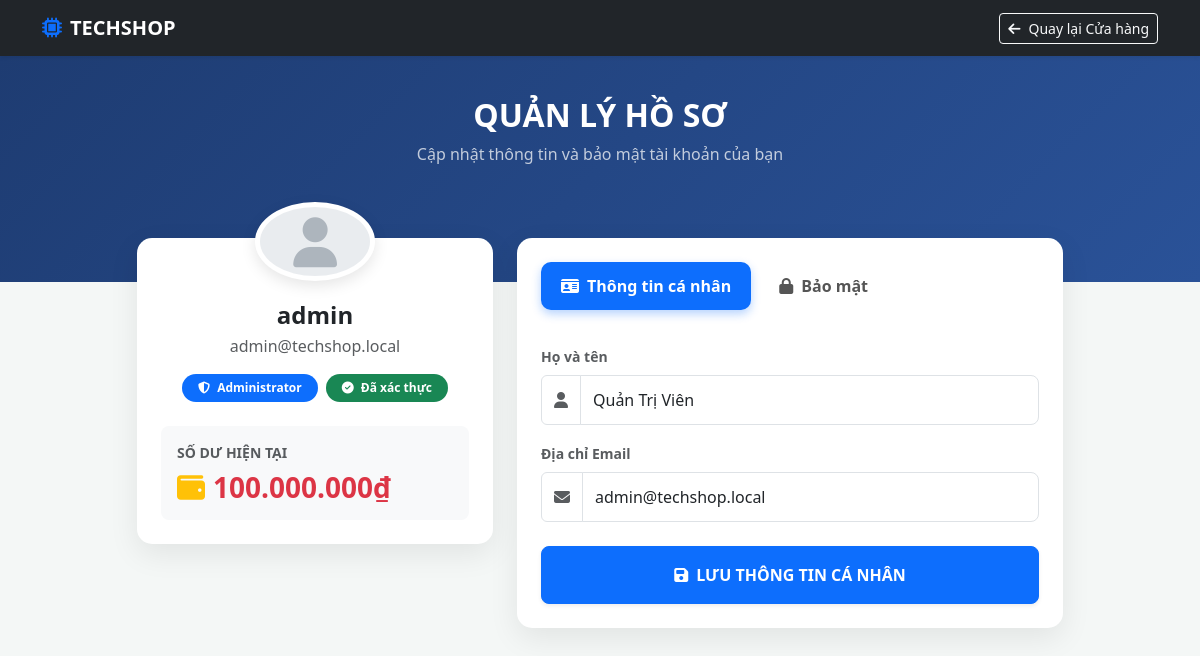
Screenshot of /profile (signed in) with the database file from the repository.
### tables this page shows
CREATE TABLE users (
        id INTEGER PRIMARY KEY AUTOINCREMENT, 
        username TEXT UNIQUE, password TEXT, role TEXT, 
        full_name TEXT, email TEXT, balance INTEGER DEFAULT 0, 
        is_locked INTEGER DEFAULT 0);

### app.py (the view, shortened to what this page needs)
@app.route('/profile', methods=['GET', 'POST'])
def profile():
    if not session.get('loggedin'): return redirect(url_for('login'))
    conn = get_db_connection()
    user = conn.execute("SELECT * FROM users WHERE id=?", (session['user_id'],)).fetchone()
    conn.close()
    return render_template('profile.html', user_info=user, username=session['username'])

### app.py (called while the page is built)
def get_db_connection():
    conn = sqlite3.connect('database.db')
    conn.row_factory = sqlite3.Row
    return conn

@app.before_request
def check_user_status():
    if request.endpoint in ['login', 'register', 'static', 'logout'] or not session.get('loggedin'):
        return
    conn = get_db_connection()
    user = conn.execute("SELECT is_locked FROM users WHERE id = ?", (session['user_id'],)).fetchone()
    conn.close()
    if not user or user['is_locked'] == 1:
        session.clear()
        return redirect(url_for('login', error='Tài khoản của bạn đã bị Admin khóa hoặc xóa!'))

### templates/profile.html (shortened to what this page needs)
<!DOCTYPE html>
<html lang="vi">
<head>
    <link href="https://cdn.jsdelivr.net/npm/bootstrap@5.3.0/dist/css/bootstrap.min.css" rel="stylesheet">
    <link rel="stylesheet" href="https://cdnjs.cloudflare.com/ajax/libs/font-awesome/6.4.0/css/all.min.css">
</head>
<body>
    <nav class="navbar navbar-dark bg-dark sticky-top shadow-sm">
        <div class="container">
            <a class="navbar-brand fw-bold" href="/dashboard"><i class="fas fa-microchip me-2 text-primary"></i>TECHSHOP</a>
            <a href="/dashboard" class="btn btn-outline-light btn-sm"><i class="fas fa-arrow-left me-2"></i>Quay lại Cửa hàng</a>
        </div>
    </nav>
    <div class="profile-header text-center">
        <h2 class="fw-bold">QUẢN LÝ HỒ SƠ</h2>
        <p class="text-light opacity-75">Cập nhật thông tin và bảo mật tài khoản của bạn</p>
    </div>
    <div class="container pb-5">
        <div class="row justify-content-center">
            <div class="col-lg-4 mb-4">
                <div class="card profile-card text-center p-4 h-100">
                    <div class="avatar-circle">
                        <i class="fas fa-user"></i>
                    </div>
                    <h4 class="fw-bold mb-1">{{ user_info.username }}</h4>
                    <p class="text-muted mb-3">{{ user_info.email }}</p>
                    <div class="d-flex justify-content-center gap-2 mb-4">
                        <span class="badge bg-primary px-3 py-2 rounded-pill"><i class="fas fa-shield-alt me-1"></i> {{ user_info.role }}</span>
                        <span class="badge bg-success px-3 py-2 rounded-pill"><i class="fas fa-check-circle me-1"></i> Đã xác thực</span>
                    </div>
                    <div class="bg-light rounded-3 p-3 text-start">
                        <p class="mb-2 text-muted small fw-bold">SỐ DƯ HIỆN TẠI</p>
                        <h3 class="text-danger fw-bold mb-0"><i class="fas fa-wallet me-2 text-warning"></i>{{ "{:,.0f}".format(user_info.balance).replace(',', '.') }}₫</h3>
                    </div>
                </div>
            </div>
            <div class="col-lg-6">
                <div class="card profile-card p-4">
                    <ul class="nav nav-pills mb-4" id="pills-tab" role="tablist">
                        <li class="nav-item" role="presentation">
                            <button class="nav-link active w-100" data-bs-toggle="pill" data-bs-target="#info-tab">
                                <i class="fas fa-id-card me-2"></i>Thông tin cá nhân
                            </button>
                        </li>
                        <li class="nav-item ms-2" role="presentation">
                            <button class="nav-link w-100" data-bs-toggle="pill" data-bs-target="#security-tab">
                                <i class="fas fa-lock me-2"></i>Bảo mật
                            </button>
                        </li>
                    </ul>
                    <div class="tab-content" id="pills-tabContent">
                        <div class="tab-pane fade show active" id="info-tab">
                            <form action="/profile" method="POST">
                                <div class="mb-3">
                                    <label class="form-label fw-bold text-muted small">Họ và tên</label>
                                    <div class="input-group">
                                        <span class="input-group-text bg-white"><i class="fas fa-user text-muted"></i></span>
                                        <input type="text" name="full_name" class="form-control" value="{{ user_info.full_name }}" placeholder="Nhập họ tên đầy đủ">
                                    </div>
                                </div>
                                <div class="mb-4">
                                    <label class="form-label fw-bold text-muted small">Địa chỉ Email</label>
                                    <div class="input-group">
                                        <span class="input-group-text bg-white"><i class="fas fa-envelope text-muted"></i></span>
                                        <input type="email" name="email" class="form-control" value="{{ user_info.email }}" placeholder="example@techshop.local">
                                    </div>
                                </div>
                                <button type="submit" class="btn btn-primary w-100 py-3 fw-bold rounded-3 shadow-sm">
                                    <i class="fas fa-save me-2"></i>LƯU THÔNG TIN CÁ NHÂN
                                </button>
                            </form>
                        </div>
                    </div>
                </div>
            </div>
        </div>
    </div>
</body>
</html>

### templates/profile.html (style rules this page uses)
body { background-color: #f4f7f6; font-family: 'Segoe UI', Tahoma, Geneva, Verdana, sans-serif; }
.profile-header { background: linear-gradient(135deg, #1e3c72 0%, #2a5298 100%); color: white; padding: 40px 0 100px 0; }
.profile-card { border: none; border-radius: 15px; box-shadow: 0 10px 30px rgba(0,0,0,0.08); margin-top: -60px; background: white; }
.avatar-circle { width: 120px; height: 120px; background: #e9ecef; border-radius: 50%; display: flex; align-items: center; justify-content: center; font-size: 50px; color: #adb5bd; border: 5px solid white; box-shadow: 0 5px 15px rgba(0,0,0,0.1); margin: -60px auto 20px auto; }
.nav-pills .nav-link { color: #555; border-radius: 10px; font-weight: 600; padding: 12px 20px; margin-bottom: 10px; }
.nav-pills .nav-link.active { background-color: #0d6efd; color: white; box-shadow: 0 4px 10px rgba(13, 110, 253, 0.3); }
.form-control { border-radius: 8px; padding: 12px; border: 1px solid #dee2e6; }

### rows the page displays
users: username "admin", email "admin@techshop.local", role "Administrator", balance "100.000.000", full_name "Quản Trị Viên"
